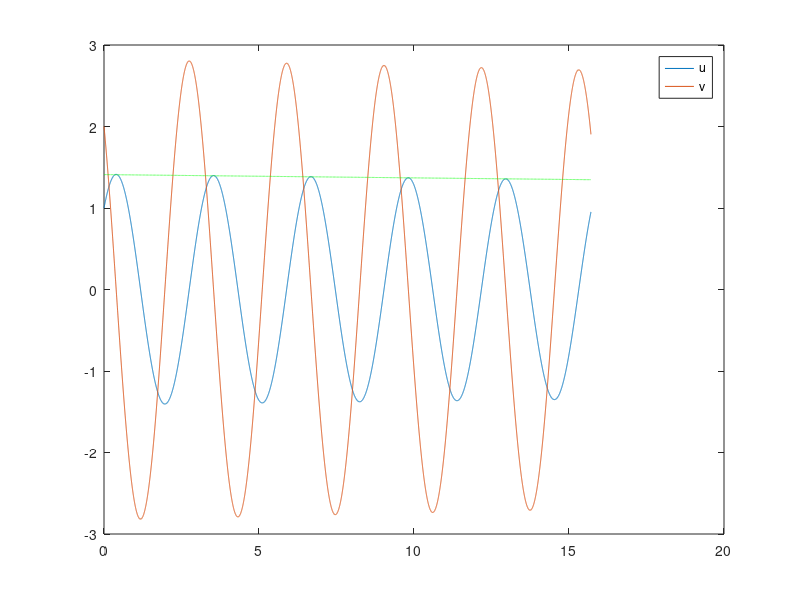

The MATLAB source for this figure:
%% osc_BE
clear all
close all
%% User input
w=2; %omega
num_of_periods=5;
steps_per_period=2000;
u0=1;
v0=2;

%% Preprocess and simulation
P=2*pi/w;   %length of one period in time
t_span=[0 P*num_of_periods];    %simulation time
t_step=P/steps_per_period;      %time increment
t=t_span(1):t_step:t_span(end); %time vector
u=zeros(1,length(t));           %initialization of u
v=zeros(1,length(t));           %initialization of v

u(1)=u0;                        
v(1)=v0;

for ind=2:length(t)     %evaluation of u and v over time vector t
    u(ind)=(t_step*v(ind-1)+u(ind-1))/(1+t_step^2*w^2);
    v(ind)=v(ind-1)-t_step*w^2*u(ind);
end

%% Values for 20
% A0=1.41;
% b=0.29;
% damp=A0*exp(-b*t);

%% Values for 2000
A0=1.41;
b=0.0029;
damp=A0*exp(-b*t);

%% Create plots
figure
plot(t,u)
hold on
plot(t,v)
plot(t,damp,'g--')
legend('u','v')
